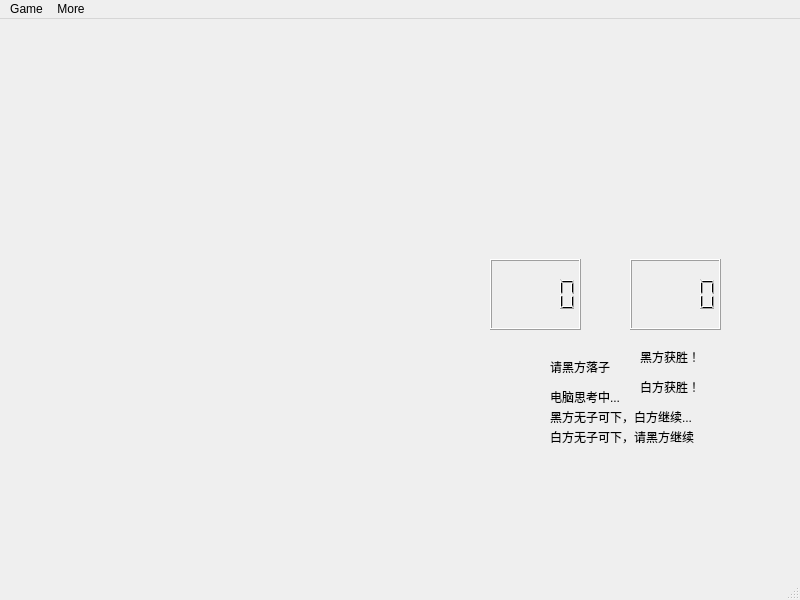
<?xml version="1.0" encoding="UTF-8"?>
<ui version="4.0">
 <class>MainWindow</class>
 <widget class="QMainWindow" name="MainWindow">
  <property name="geometry">
   <rect>
    <x>0</x>
    <y>0</y>
    <width>800</width>
    <height>600</height>
   </rect>
  </property>
  <property name="windowTitle">
   <string>MainWindow</string>
  </property>
  <widget class="QWidget" name="centralwidget">
   <widget class="QLCDNumber" name="blackCount">
    <property name="geometry">
     <rect>
      <x>490</x>
      <y>240</y>
      <width>91</width>
      <height>71</height>
     </rect>
    </property>
   </widget>
   <widget class="QLCDNumber" name="whiteCount">
    <property name="geometry">
     <rect>
      <x>630</x>
      <y>240</y>
      <width>91</width>
      <height>71</height>
     </rect>
    </property>
   </widget>
   <widget class="QLabel" name="black">
    <property name="geometry">
     <rect>
      <x>480</x>
      <y>100</y>
      <width>111</width>
      <height>121</height>
     </rect>
    </property>
    <property name="text">
     <string/>
    </property>
    <property name="pixmap">
     <pixmap resource="image.qrc">:/new/prefix1/black.jpg</pixmap>
    </property>
   </widget>
   <widget class="QLabel" name="white">
    <property name="geometry">
     <rect>
      <x>620</x>
      <y>110</y>
      <width>111</width>
      <height>111</height>
     </rect>
    </property>
    <property name="text">
     <string/>
    </property>
    <property name="pixmap">
     <pixmap resource="image.qrc">:/new/prefix1/white.jpg</pixmap>
    </property>
   </widget>
   <widget class="QLabel" name="black_drop">
    <property name="geometry">
     <rect>
      <x>550</x>
      <y>340</y>
      <width>71</width>
      <height>16</height>
     </rect>
    </property>
    <property name="text">
     <string>请黑方落子</string>
    </property>
   </widget>
   <widget class="QLabel" name="white_drop">
    <property name="geometry">
     <rect>
      <x>550</x>
      <y>370</y>
      <width>101</width>
      <height>16</height>
     </rect>
    </property>
    <property name="text">
     <string>电脑思考中...</string>
    </property>
   </widget>
   <widget class="QLabel" name="white_continue">
    <property name="geometry">
     <rect>
      <x>550</x>
      <y>390</y>
      <width>191</width>
      <height>16</height>
     </rect>
    </property>
    <property name="text">
     <string>黑方无子可下，白方继续...</string>
    </property>
   </widget>
   <widget class="QLabel" name="black_continue">
    <property name="geometry">
     <rect>
      <x>550</x>
      <y>410</y>
      <width>171</width>
      <height>16</height>
     </rect>
    </property>
    <property name="text">
     <string>白方无子可下，请黑方继续</string>
    </property>
   </widget>
   <widget class="QLabel" name="black_win">
    <property name="geometry">
     <rect>
      <x>640</x>
      <y>330</y>
      <width>81</width>
      <height>16</height>
     </rect>
    </property>
    <property name="text">
     <string>黑方获胜！</string>
    </property>
   </widget>
   <widget class="QLabel" name="white_win">
    <property name="geometry">
     <rect>
      <x>640</x>
      <y>360</y>
      <width>59</width>
      <height>16</height>
     </rect>
    </property>
    <property name="text">
     <string>白方获胜！</string>
    </property>
   </widget>
  </widget>
  <widget class="QMenuBar" name="menubar">
   <property name="geometry">
    <rect>
     <x>0</x>
     <y>0</y>
     <width>800</width>
     <height>22</height>
    </rect>
   </property>
   <widget class="QMenu" name="menuGame">
    <property name="title">
     <string>Game</string>
    </property>
    <addaction name="actionStart"/>
    <addaction name="actionRegret"/>
    <addaction name="actionExit"/>
   </widget>
   <widget class="QMenu" name="menuMore">
    <property name="title">
     <string>More</string>
    </property>
    <addaction name="actionHelp"/>
    <addaction name="actionAbout_us"/>
   </widget>
   <addaction name="menuGame"/>
   <addaction name="menuMore"/>
  </widget>
  <widget class="QStatusBar" name="statusbar"/>
  <action name="actionStart">
   <property name="text">
    <string>Start</string>
   </property>
  </action>
  <action name="actionRegret">
   <property name="text">
    <string>Regret</string>
   </property>
  </action>
  <action name="actionExit">
   <property name="text">
    <string>Exit</string>
   </property>
  </action>
  <action name="actionHelp">
   <property name="text">
    <string>Help</string>
   </property>
  </action>
  <action name="actionAbout_us">
   <property name="text">
    <string>About us</string>
   </property>
  </action>
 </widget>
 <resources>
  <include location="image.qrc"/>
 </resources>
 <connections/>
</ui>
